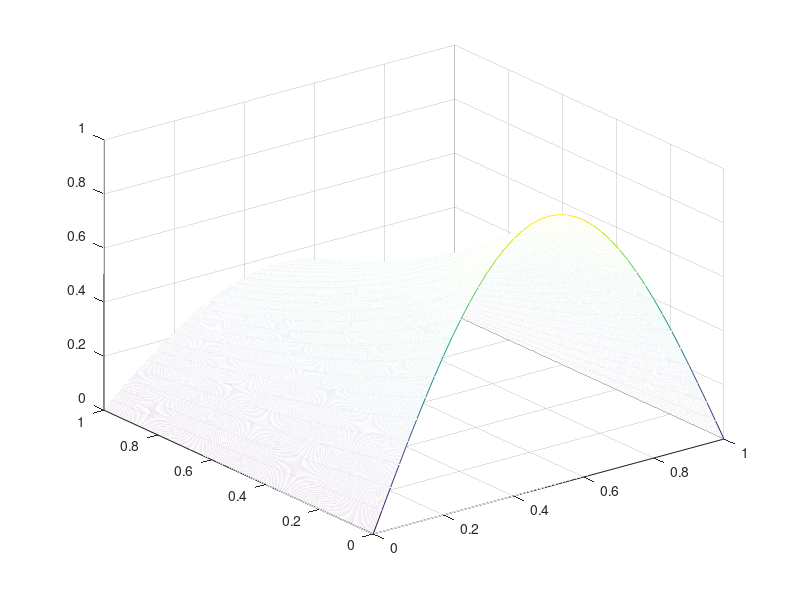

Source code (MATLAB):
%  Heat Diffusion in a Thin Insulated Wire
clear;
%  Lenth of the Wire
L = 1.0;
%  Final Time
T =1;
%  Number of Time Steps
maxk = 3200;
dt = T/maxk;
%  Number of Space Steps
n = 40.;
dx = L/n;
b = dt/(dx*dx);
cond = 1/(pi*pi);
spheat = 1.0;
rho = 1.;
a = cond/(spheat*rho);
d = a*b;
%  Initial Temperature
for i = 1:n+1
        x(i) =(i-1)*dx;
        u(i,1) =sin(pi*x(i));
end
%  Boundary Temperature
for k=1:maxk+1
        u(1,k) = 0.;
        u(n+1,k) = 0.;
        time(k) = (k-1)*dt;
end
%  Time Loop
for k=1:maxk
%  Space Loop  
   for i=2:n;
      u(i,k+1) =0.*dt/(spheat*rho)+(1-2*d)*u(i,k) + d*(u(i-1,k)+u(i+1,k));
      error(i,k+1)= abs(u(i,k+1)-exp(-time(k))*sin(pi*x(i)));
   end
end
mesh(x,time,u')
max(error(:,maxk))
